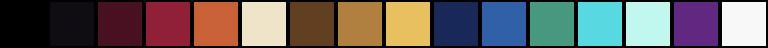

Source code (Python):
"""Propuesta de paleta oficial 'Fisuras de Elyria' (aetherpunk + Grecia antigua).
16 colores = exactamente una paleta de la GBA (BGR555). El indice 0 es el transparente.
Tambien define los TEMAS de UI (rampas de oscuro a claro) para recolorear la pantalla."""
PALETA = [  # nombre, RGB, significado
    ("transparente",     (0, 0, 0),       "indice 0 de la GBA"),
    ("obsidiana",        (16, 12, 20),    "hollin, sombra, fondo"),
    ("granate profundo", (72, 16, 32),    "Elyria / Kairon, sombra"),
    ("granate",          (144, 32, 56),   "Elyria / Kairon"),
    ("terracota",        (200, 96, 56),   "ceramica griega de figuras rojas"),
    ("marmol",           (240, 228, 200), "marfil de Elyria, columnas"),
    ("bronce oscuro",    (96, 64, 32),    "maquinaria vieja"),
    ("bronce",           (176, 128, 64),  "engranajes, armaduras"),
    ("oro",              (232, 192, 96),  "motivos geometricos, Orden del Cenit"),
    ("egeo profundo",    (24, 40, 88),    "mar, noche, Kaldholt"),
    ("egeo",             (48, 96, 168),   "cielo, agua"),
    ("verdin",           (72, 152, 128),  "cobre oxidado, Ferannor"),
    ("aether",           (88, 216, 224),  "energia de las fisuras"),
    ("aether brillo",    (192, 248, 240), "nucleo de aether, destellos"),
    ("violeta erebos",   (96, 40, 128),   "la amenaza del otro lado"),
    ("blanco",           (248, 248, 248), "texto (fijo)"),
]
C = {n: rgb for n, rgb, _ in PALETA}
# Temas: rampa de 5 tonos de oscuro a claro (solo colores de la paleta)
TEMAS = {
    "granate": None,  # el actual, sin recolorear
    "egeo_aether": [C["obsidiana"], C["egeo profundo"], C["egeo"], C["aether"], C["aether brillo"]],
    "bronce": [C["obsidiana"], C["bronce oscuro"], C["bronce"], C["oro"], C["marmol"]],
    "erebos": [C["obsidiana"], C["granate profundo"], C["violeta erebos"], C["egeo"], C["aether brillo"]],
    "ferannor": [C["obsidiana"], C["egeo profundo"], C["verdin"], C["aether"], C["marmol"]],
    "terracota": [C["obsidiana"], C["granate profundo"], C["terracota"], C["oro"], C["marmol"]],
    "cassaria": [C["obsidiana"], C["granate"], C["terracota"], C["oro"], C["aether brillo"]],
    "kaldholt": [C["obsidiana"], C["granate profundo"], C["egeo profundo"], C["egeo"], C["marmol"]],
    "cenit": [C["obsidiana"], C["bronce oscuro"], C["oro"], C["marmol"], C["blanco"]],
    "verdin_bronce": [C["obsidiana"], C["bronce oscuro"], C["verdin"], C["bronce"], C["oro"]],
    "fisura": [C["obsidiana"], C["violeta erebos"], C["egeo"], C["aether"], C["aether brillo"]],
    # inspirados en el contraste carmesi / turquesa sobre pizarra (complementarios)
    "pizarra_turquesa": [(10, 20, 24), (28, 56, 60), (40, 110, 110), (40, 184, 160), (200, 248, 232)],
    "carmesi": [(16, 6, 10), (96, 8, 32), (224, 24, 64), (240, 96, 128), (252, 210, 220)],
    "carmesi_turquesa": [(10, 20, 24), (28, 56, 60), (40, 150, 140), (224, 24, 64), (252, 210, 220)],
    "turquesa_carmesi": [(16, 6, 10), (96, 8, 32), (180, 20, 56), (40, 184, 160), (200, 248, 232)],
    # fondo verde azulado (pizarra/teal) con distintos acentos en los tonos claros
    "teal_oro": [(8, 20, 22), (24, 60, 62), (40, 120, 116), (232, 192, 96), (248, 236, 200)],
    "teal_coral": [(8, 20, 22), (24, 60, 62), (40, 120, 116), (240, 104, 88), (252, 220, 208)],
    "teal_marfil": [(8, 20, 22), (24, 60, 62), (48, 128, 120), (160, 208, 192), (240, 228, 200)],
    "teal_violeta": [(8, 20, 22), (24, 60, 62), (40, 120, 116), (152, 72, 176), (232, 200, 248)],
    "teal_profundo_aether": [(4, 12, 16), (16, 44, 52), (24, 88, 96), (88, 216, 224), (192, 248, 240)],
    "teal_granate": [(8, 20, 22), (24, 60, 62), (40, 120, 116), (144, 32, 56), (240, 160, 176)],
    # grises para usar sobre el fondo "fisuras", con un toque de acento
    "gris": [(12, 12, 16), (44, 44, 52), (96, 96, 108), (160, 160, 172), (232, 232, 236)],
    "gris_rosa": [(12, 12, 16), (44, 44, 52), (96, 96, 108), (240, 112, 176), (248, 216, 232)],
    "gris_morado": [(12, 12, 16), (44, 44, 52), (96, 96, 108), (168, 96, 216), (232, 208, 248)],
    "gris_lima": [(12, 12, 16), (44, 44, 52), (96, 96, 108), (184, 232, 56), (236, 248, 200)],
    "gris_mix": [(12, 12, 16), (44, 44, 52), (96, 96, 108), (160, 160, 172), (232, 232, 236)],
    "gris_carmesi": [(12, 12, 16), (44, 44, 52), (96, 96, 108), (224, 24, 64), (252, 210, 220)],
    "gris_turquesa": [(12, 12, 16), (44, 44, 52), (96, 96, 108), (40, 184, 160), (200, 248, 232)],
    "gris_dual": [(12, 12, 16), (44, 44, 52), (96, 96, 108), (160, 160, 172), (232, 232, 236)],
    "pizarra_carmesi": [(10, 20, 24), (28, 56, 60), (60, 96, 100), (224, 24, 64), (252, 210, 220)],
    "hierro": [C["obsidiana"], C["egeo profundo"], C["bronce oscuro"], C["verdin"], C["marmol"]],
}
if __name__ == "__main__":
    from PIL import Image, ImageDraw
    sw = Image.new("RGB", (16 * 24, 24)); d = ImageDraw.Draw(sw)
    for i, (n, rgb, s) in enumerate(PALETA):
        d.rectangle([i * 24 + 1, 1, i * 24 + 22, 22], fill=rgb)
        r, g, b = rgb; print(f"{i:2} 0x{(b>>3)<<10|(g>>3)<<5|(r>>3):04X}  {n:17} {s}")
    sw.resize((sw.width * 2, sw.height * 2), Image.NEAREST).save("paleta_oficial.png")

# Toques de acento por zona (x0, y0, x1, y1): dentro de cada caja se usa otra rampa.
FUCSIA = [(12, 12, 16), (60, 8, 32), (150, 16, 64), (232, 24, 96), (252, 200, 220)]
MORADO = [(12, 12, 16), (44, 24, 64), (100, 56, 150), (168, 96, 216), (232, 208, 248)]
LIMA   = [(12, 12, 16), (40, 56, 16), (110, 150, 32), (184, 232, 56), (236, 248, 200)]
ZONAS = {
    "gris_mix": [
        ((0, 0, 239, 13), FUCSIA),      # barra del nombre
        ((60, 26, 180, 48), FUCSIA),    # arma equipada
        ((3, 138, 27, 159), LIMA),      # boton seleccionado
        ((192, 138, 238, 159), MORADO), # turno
    ],
}
CARMESI = [(12, 12, 16), (96, 8, 32), (180, 20, 56), (224, 24, 64), (252, 210, 220)]
TURQUESA = [(10, 20, 24), (28, 56, 60), (40, 120, 116), (40, 184, 160), (200, 248, 232)]
ZONAS["gris_dual"] = [((0, 0, 239, 13), TURQUESA), ((60, 26, 180, 48), CARMESI)]
TEMAS["gris_final"] = TEMAS["gris"]
ZONAS["gris_final"] = [((60, 26, 180, 48), CARMESI)]  # solo el arma equipada en carmesi
# sin contorno rosa: el tono mas claro del recuadro queda igual al carmesi
ZONAS["gris_final"] = [((60, 26, 180, 48), [(12, 12, 16), (96, 8, 32), (150, 16, 48), (150, 16, 48), (150, 16, 48)])]

# color de las etiquetas (HP, ATK, LV, EXP...) y del texto del arma, por tema (si no, quedan las originales)
COLOR_ETIQUETAS = {"gris_final": (184, 184, 192)}   # gris neutro
NARANJA = [(96, 32, 8), (200, 72, 16), (232, 104, 32), (248, 140, 56), (248, 140, 56)]
ZONAS["gris_final"] = [((60, 26, 180, 48), NARANJA)]  # arma equipada en naranja brasa, sin contorno claro
